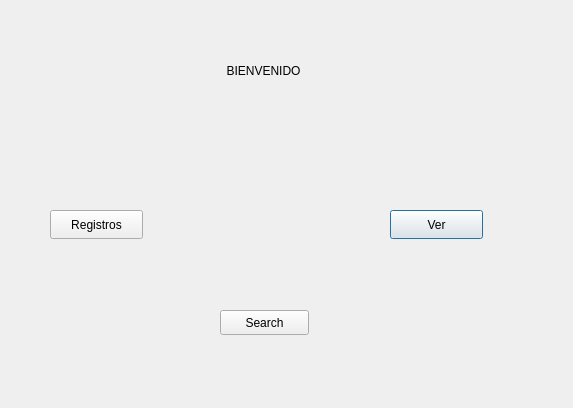
<?xml version="1.0" encoding="UTF-8"?>
<ui version="4.0">
 <class>Inicio</class>
 <widget class="QDialog" name="Inicio">
  <property name="geometry">
   <rect>
    <x>0</x>
    <y>0</y>
    <width>573</width>
    <height>408</height>
   </rect>
  </property>
  <property name="windowTitle">
   <string>Dialog</string>
  </property>
  <widget class="QPushButton" name="pushButton">
   <property name="geometry">
    <rect>
     <x>390</x>
     <y>210</y>
     <width>93</width>
     <height>29</height>
    </rect>
   </property>
   <property name="text">
    <string>Ver</string>
   </property>
  </widget>
  <widget class="QLabel" name="label">
   <property name="geometry">
    <rect>
     <x>160</x>
     <y>50</y>
     <width>241</width>
     <height>41</height>
    </rect>
   </property>
   <property name="text">
    <string>                    BIENVENIDO</string>
   </property>
  </widget>
  <widget class="QPushButton" name="pushButton_2">
   <property name="geometry">
    <rect>
     <x>50</x>
     <y>210</y>
     <width>93</width>
     <height>29</height>
    </rect>
   </property>
   <property name="text">
    <string>Registros</string>
   </property>
  </widget>
  <widget class="QPushButton" name="pushButton_3">
   <property name="geometry">
    <rect>
     <x>220</x>
     <y>310</y>
     <width>89</width>
     <height>25</height>
    </rect>
   </property>
   <property name="text">
    <string>Search</string>
   </property>
  </widget>
 </widget>
 <resources/>
 <connections/>
</ui>
